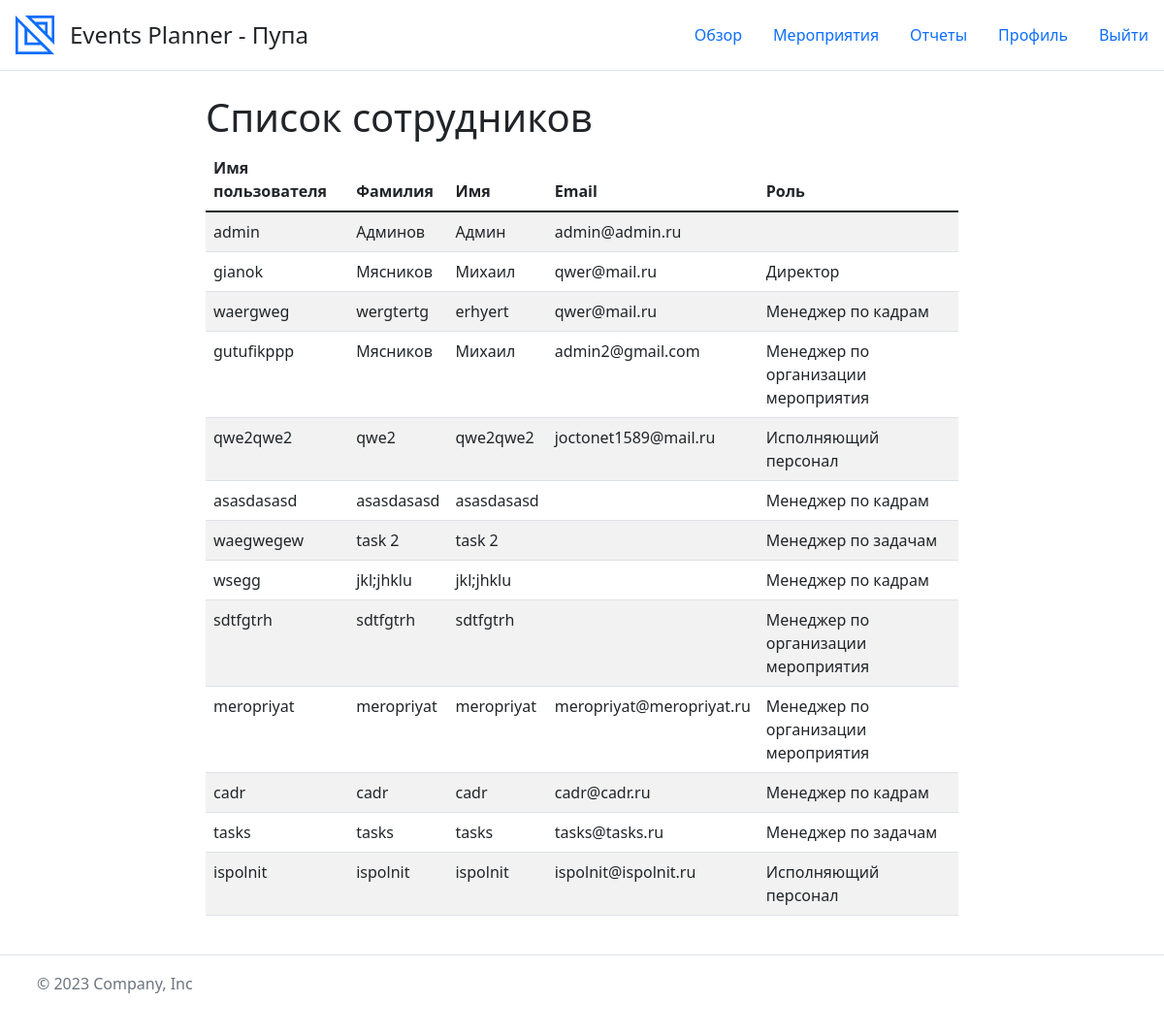
/employees/ (signed in), run on an earlier commit of the app's database.
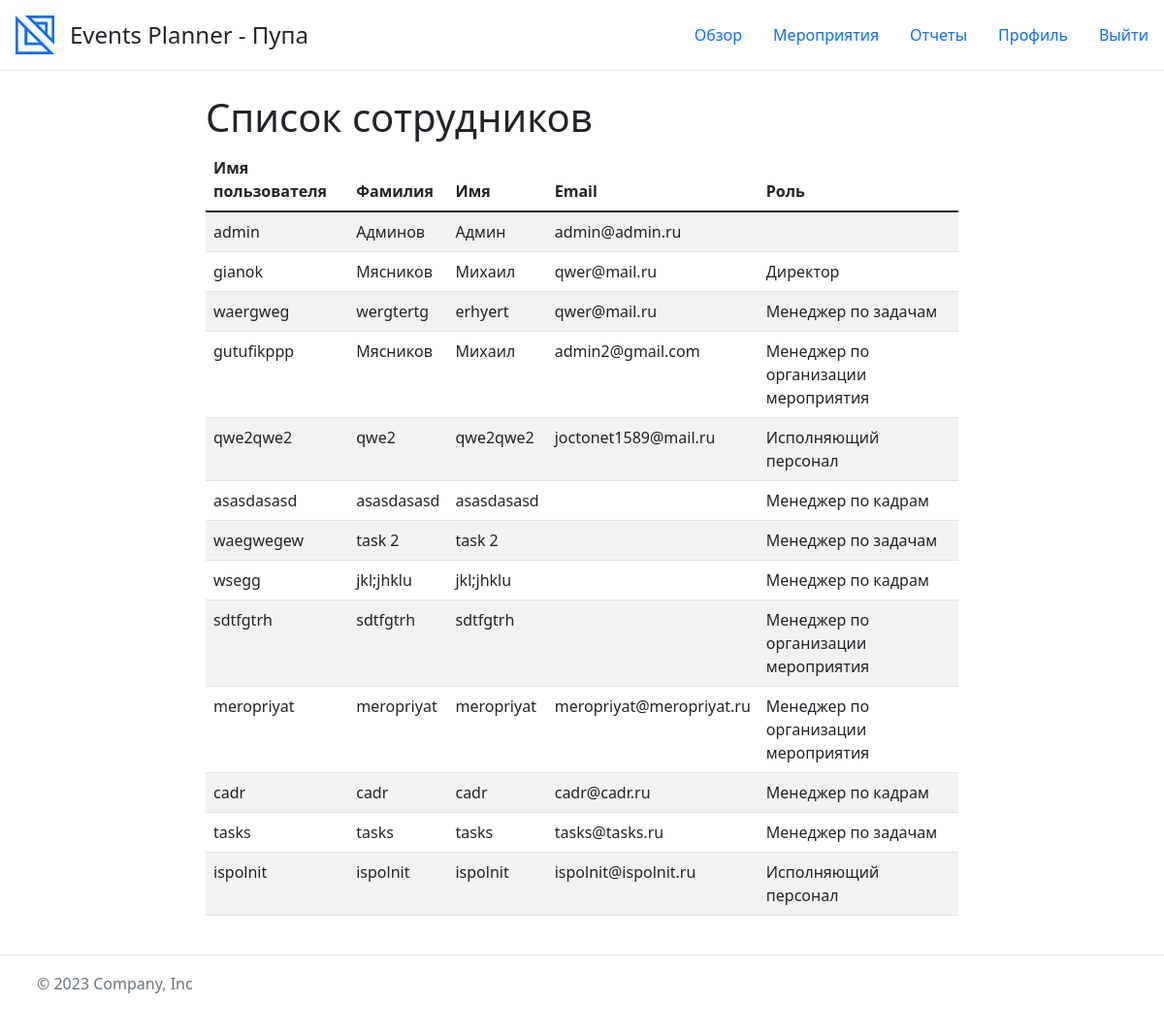
And on a later commit of the database.
### core/models.py (models this page shows, shortened)
class CustomUser(AbstractUser):
    tg_id = models.CharField(max_length=30, verbose_name='Id Телеграм', blank=True, null=True)
    organization = models.ForeignKey(Organization, blank=True, null=True, on_delete=models.CASCADE,
                                     verbose_name='Организация')
    objects = CustomUserManager()
    class Meta:
        verbose_name = 'Пользователь'
        verbose_name_plural = 'Пользователи'

### frontend/views.py (the view)
# urls.py: path('employees/', views.employees_view, name='employees'),
@login_required
def employees_view(request):
    organization = request.user.organization
    employees = organization.customuser_set.all()
    context = {'employees': employees}
    return render(request, 'employees.html', context)

### event_planner/context_processors.py (called while the page is built)
def current_page(request):
    current_url = resolve(request.path_info).url_name
    return {'current_url': current_url}

### templates/employees.html (shortened to what this page needs)
{% extends 'base.html' %}
{% block content %}
    <h1>Список сотрудников</h1>
    {% if employees %}
        <div class="table-responsive">
            <table class="table table-striped">
                <thead>
                <tr>
                    <th>Имя пользователя</th>
                    <th>Фамилия</th>
                    <th>Имя</th>
                    <th>Email</th>
                    <th>Роль</th>
                </tr>
                </thead>
                <tbody>
                {% for employee in employees %}
                    <tr onclick="window.location='{% url 'employee' employee.id %}'" style="cursor: pointer;">
                        <td>{{ employee.username }}</td>
                        <td>{{ employee.last_name }}</td>
                        <td>{{ employee.first_name }}</td>
                        <td>{{ employee.email }}</td>
                        <td>{{ employee.groups.first.name }}</td>
                    </tr>
                {% endfor %}
                </tbody>
            </table>
        </div>
    {% else %}
        <p>В вашей организации нет сотрудников.</p>
    {% endif %}
{% endblock %}

What changed in the data, as far as the page shows it:
changed CustomUser "waergweg": groups.first.name "Менеджер по кадрам" → "Менеджер по задачам"
